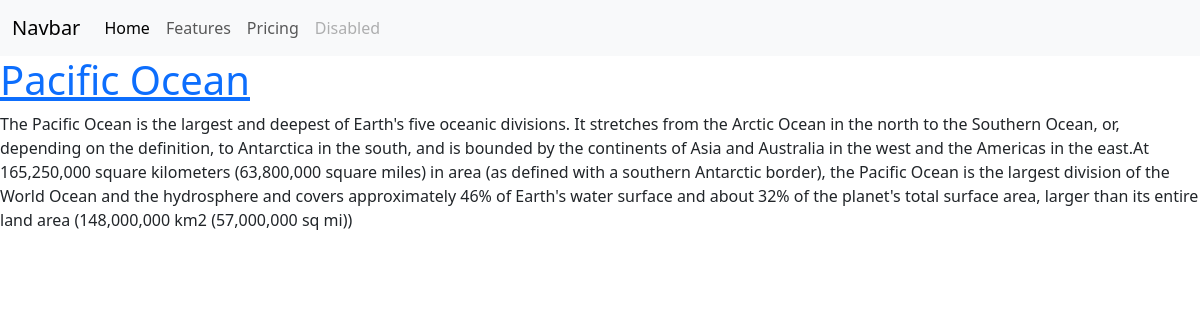
The app's page /oceans/, older data.
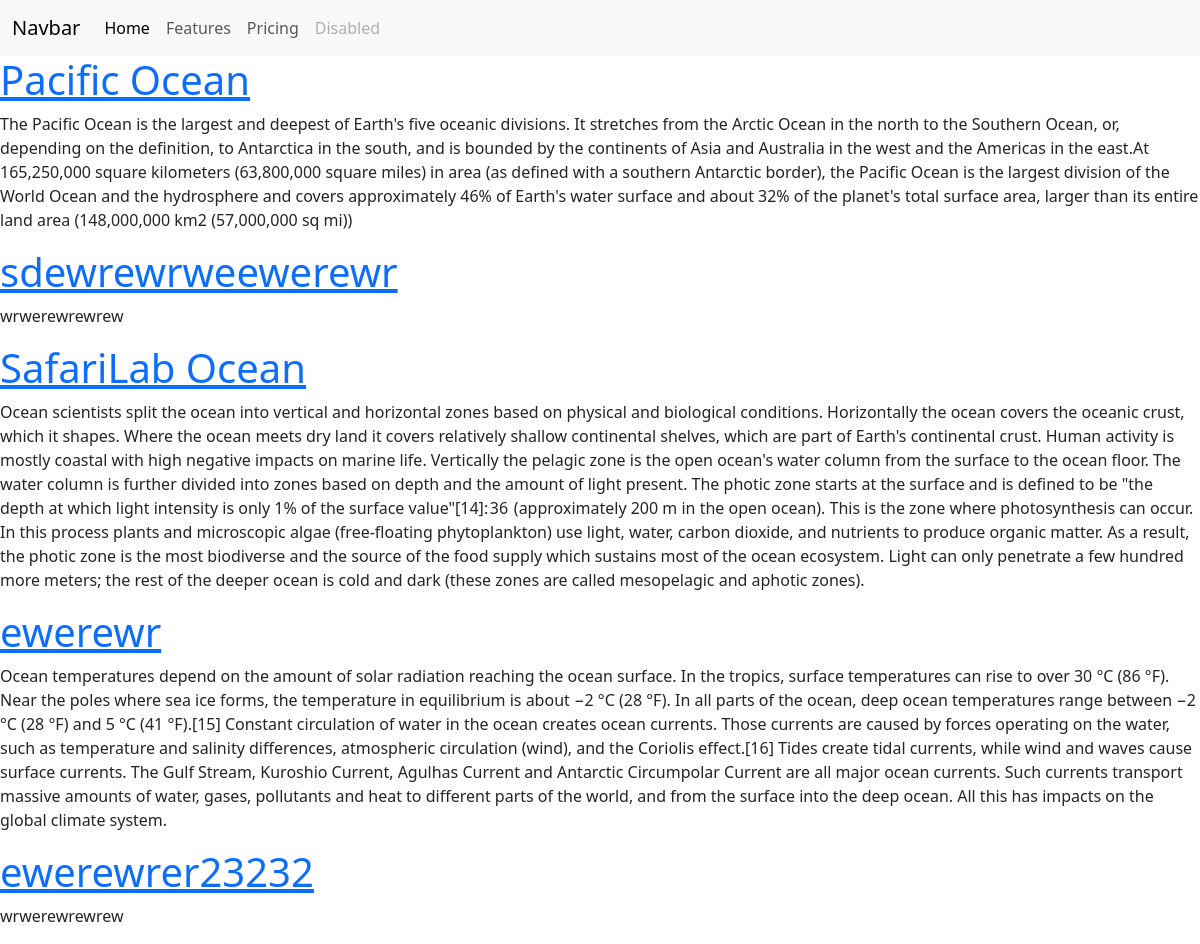
The same page, newer data.
### waterbodyApp/models.py (models this page shows, shortened)
class Ocean(models.Model):
    name = models.CharField(max_length=150)
    description = models.TextField()
    size = models.FloatField()
    latitude=models.FloatField()
    longitude =models.FloatField()
    isSalty = models.BooleanField(default=False)
    updated_at = models.DateTimeField(auto_now=True)
    created_at = models.DateTimeField(auto_now_add=True)

### waterbodyApp/views.py (the view)
# urls.py: 2. Add a URL to urlpatterns:  path('', views.home, name='home')
def home(request):
    oceans = Ocean.objects.all()
    context = {"oceans":oceans}
    return render(request,'waterbodyApp/oceans.html',context)

### waterbodyApp/templates/waterbodyApp/oceans.html
{% extends 'base.html' %}
{% block content %}
<div class="containeo">
{% for ocean in oceans %}
    <h1> <a href="{% url 'read-ocean' ocean.id %}">{{ocean.name}}</a></h1>
    <p>{{ocean.description}}</p>
{% endfor %}
</div>
{% endblock %}

### templates/base.html (shortened to what this page needs)
<!DOCTYPE html>
<html lang="en">
<head>
    <link href="https://cdn.jsdelivr.net/npm/bootstrap@5.3.8/dist/css/bootstrap.min.css" rel="stylesheet">
</head>
<body>
    {% include 'navbar.html' %}
    {% block content %}
    {% endblock %}
</body>
</html>

### templates/navbar.html (shortened to what this page needs)
<nav class="navbar navbar-expand-lg bg-body-tertiary">
    <div class="container-fluid">
      <a class="navbar-brand" href="#">Navbar</a>
      <div class="collapse navbar-collapse" id="navbarNav">
        <ul class="navbar-nav">
          <li class="nav-item">
            <a class="nav-link active" aria-current="page" href="#">Home</a>
          </li>
          <li class="nav-item">
            <a class="nav-link" href="#">Features</a>
          </li>
          <li class="nav-item">
            <a class="nav-link" href="#">Pricing</a>
          </li>
          <li class="nav-item">
            <a class="nav-link disabled" aria-disabled="true">Disabled</a>
          </li>
        </ul>
      </div>
    </div>
  </nav>

Row changes from the older to the newer data that the page shows:
added Ocean: name "sdewrewrweewerewr", description "wrwerewrewrew"
added Ocean: name "SafariLab Ocean", description "Ocean scientists split the ocean into vertical and horizontal zones based on physical and biological conditions. Horizontally the ocean covers the oceanic crust, which it shapes. Where the ocean meets dry land it covers relatively shallow continental shelves, which are part of Earth's continental crust. Human activity is mostly coastal with high negative impacts on marine life. Vertically the pelagic zone is the open ocean's water column from the surface to the ocean floor. The water column is further divided into zones based on depth and the amount of light present. The photic zone starts at the surface and is defined to be \"the depth at which light intensity is only 1% of the surface…"
added Ocean: name "ewerewr", description "Ocean temperatures depend on the amount of solar radiation reaching the ocean surface. In the tropics, surface temperatures can rise to over 30 °C (86 °F). Near the poles where sea ice forms, the temperature in equilibrium is about −2 °C (28 °F). In all parts of the ocean, deep ocean temperatures range between −2 °C (28 °F) and 5 °C (41 °F).[15] Constant circulation of water in the ocean creates ocean currents. Those currents are caused by forces operating on the water, such as temperature and salinity differences, atmospheric circulation (wind), and the Coriolis effect.[16] Tides create tidal currents, while wind and waves cause surface currents. The Gulf Stream, Kuroshio Current, Agulhas…"
added Ocean: name "ewerewrer23232", description "wrwerewrewrew"
